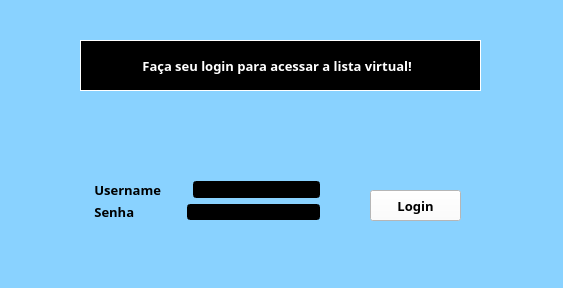
<?xml version="1.0" encoding="UTF-8"?>
<ui version="4.0">
 <class>login</class>
 <widget class="QMainWindow" name="login">
  <property name="geometry">
   <rect>
    <x>0</x>
    <y>0</y>
    <width>563</width>
    <height>288</height>
   </rect>
  </property>
  <property name="windowTitle">
   <string>login</string>
  </property>
  <property name="styleSheet">
   <string notr="true">background-color:#89d2ff;
color :#000</string>
  </property>
  <widget class="QWidget" name="centralWidget">
   <widget class="QWidget" name="layoutWidget">
    <property name="geometry">
     <rect>
      <x>80</x>
      <y>170</y>
      <width>251</width>
      <height>61</height>
     </rect>
    </property>
    <layout class="QVBoxLayout" name="verticalLayout">
     <item>
      <layout class="QHBoxLayout" name="horizontalLayout">
       <item>
        <widget class="QLabel" name="label">
         <property name="font">
          <font>
           <family>Source Code Pro</family>
           <pointsize>10</pointsize>
           <weight>75</weight>
           <bold>true</bold>
          </font>
         </property>
         <property name="styleSheet">
          <string notr="true">background-color:#89d2ff;
color :#000
</string>
         </property>
         <property name="text">
          <string> Username</string>
         </property>
        </widget>
       </item>
       <item>
        <spacer name="horizontalSpacer">
         <property name="orientation">
          <enum>Qt::Horizontal</enum>
         </property>
         <property name="sizeHint" stdset="0">
          <size>
           <width>40</width>
           <height>20</height>
          </size>
         </property>
        </spacer>
       </item>
       <item>
        <widget class="QLineEdit" name="txt_username">
         <property name="font">
          <font>
           <family>Source Code Pro</family>
           <pointsize>10</pointsize>
           <weight>75</weight>
           <bold>true</bold>
          </font>
         </property>
         <property name="styleSheet">
          <string notr="true">background-color:#000;
color :#fff</string>
         </property>
        </widget>
       </item>
      </layout>
     </item>
     <item>
      <layout class="QHBoxLayout" name="horizontalLayout_2">
       <item>
        <widget class="QLabel" name="label_2">
         <property name="font">
          <font>
           <family>Source Code Pro</family>
           <pointsize>10</pointsize>
           <weight>75</weight>
           <bold>true</bold>
          </font>
         </property>
         <property name="styleSheet">
          <string notr="true">background-color:#89d2ff;
color :#000
</string>
         </property>
         <property name="text">
          <string> Senha     </string>
         </property>
        </widget>
       </item>
       <item>
        <spacer name="horizontalSpacer_2">
         <property name="orientation">
          <enum>Qt::Horizontal</enum>
         </property>
         <property name="sizeHint" stdset="0">
          <size>
           <width>40</width>
           <height>20</height>
          </size>
         </property>
        </spacer>
       </item>
       <item>
        <widget class="QLineEdit" name="txt_senha">
         <property name="font">
          <font>
           <family>Source Code Pro</family>
           <pointsize>10</pointsize>
           <weight>75</weight>
           <bold>true</bold>
          </font>
         </property>
         <property name="styleSheet">
          <string notr="true">background-color:#000;
color :#fff</string>
         </property>
         <property name="echoMode">
          <enum>QLineEdit::Password</enum>
         </property>
        </widget>
       </item>
      </layout>
     </item>
    </layout>
   </widget>
   <widget class="QLabel" name="label_3">
    <property name="enabled">
     <bool>true</bool>
    </property>
    <property name="geometry">
     <rect>
      <x>80</x>
      <y>40</y>
      <width>401</width>
      <height>51</height>
     </rect>
    </property>
    <property name="font">
     <font>
      <family>Source Code Pro</family>
      <pointsize>10</pointsize>
      <weight>75</weight>
      <bold>true</bold>
     </font>
    </property>
    <property name="styleSheet">
     <string notr="true">background-color:#000;
color :#fff</string>
    </property>
    <property name="frameShape">
     <enum>QFrame::Box</enum>
    </property>
    <property name="text">
     <string>                 Faça seu login para acessar a lista virtual!</string>
    </property>
    <property name="textFormat">
     <enum>Qt::PlainText</enum>
    </property>
   </widget>
   <widget class="QPushButton" name="btn_login">
    <property name="geometry">
     <rect>
      <x>370</x>
      <y>190</y>
      <width>91</width>
      <height>31</height>
     </rect>
    </property>
    <property name="font">
     <font>
      <family>Source Code Pro</family>
      <pointsize>10</pointsize>
      <weight>75</weight>
      <bold>true</bold>
     </font>
    </property>
    <property name="cursor">
     <cursorShape>PointingHandCursor</cursorShape>
    </property>
    <property name="autoFillBackground">
     <bool>false</bool>
    </property>
    <property name="styleSheet">
     <string notr="true">background-color:#fff;
color :#000</string>
    </property>
    <property name="text">
     <string>Login</string>
    </property>
   </widget>
  </widget>
  <widget class="QStatusBar" name="statusBar"/>
  <action name="actionSalvar">
   <property name="text">
    <string>Salvar</string>
   </property>
  </action>
  <action name="actionCarregar">
   <property name="text">
    <string>Carregar</string>
   </property>
  </action>
 </widget>
 <layoutdefault spacing="6" margin="11"/>
 <resources/>
 <connections/>
</ui>
